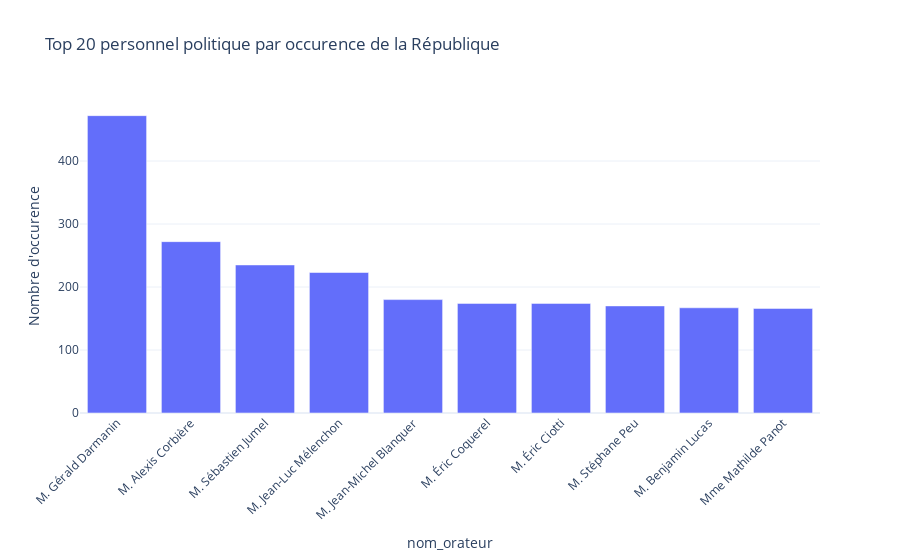

Here is the notebook cell this chart was saved with:
### Code cell
fig_top_orateurs = px.bar(
    df["nom_orateur"].value_counts()[0:10],
    # x=top_counts.index,
    # y=top_counts.values,
    labels={"value": "Nombre d'occurence", "Personnel politique": "Orateur"},
    title="Top 20 personnel politique par occurence de la République",
    template="plotly_white",
)
fig_top_orateurs.update_layout(
    xaxis_tickangle=-45,
    showlegend=False,
)
fig_top_orateurs.show()

### Figure 1 — Plotly figure (JSON) as saved in the notebook; plotly's stock layout.template omitted (floating-point values rounded to 4 significant figures)
{"data": [{"alignmentgroup": "True", "hovertemplate": "variable=count<br>nom_orateur=%{x}<br>Nombre d'occurence=%{y}<extra></extra>", "legendgroup": "count", "marker": {"color": "#636efa", "pattern": {"shape": ""}}, "name": "count", "offsetgroup": "count", "orientation": "v", "showlegend": true, "textposition": "auto", "type": "bar", "x": ["M. Gérald Darmanin", "M. Alexis Corbière", "M. Sébastien Jumel", "M. Jean-Luc Mélenchon", "M. Jean-Michel Blanquer", "M. Éric Coquerel", "M. Éric Ciotti", "M. Stéphane Peu", "M. Benjamin Lucas", "Mme Mathilde Panot"], "xaxis": "x", "y": [472, 272, 235, 223, 180, 174, 174, 170, 167, 166], "yaxis": "y"}], "layout": {"barmode": "relative", "legend": {"title": {"text": "variable"}, "tracegroupgap": 0}, "showlegend": false, "title": {"text": "Top 20 personnel politique par occurence de la République"}, "xaxis": {"anchor": "y", "domain": [0, 1], "tickangle": -45, "title": {"text": "nom_orateur"}}, "yaxis": {"anchor": "x", "domain": [0, 1], "title": {"text": "Nombre d'occurence"}}}}
